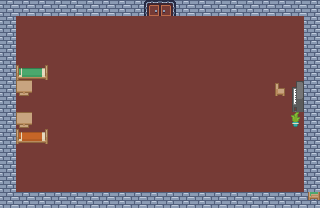

This is a level from a 2D game, rendered from its Tiled map with the project's own tilesets. A one-line summary and the complete map file follow:
An orthogonal 20x13 tile map with 16x16 px tiles, 3 tile layers (Base Layer, Walls, Decor), 1 hidden layer not drawn, 3 tilesets.

<map version="1.5" tiledversion="1.7.2" orientation="orthogonal" renderorder="right-down" width="20" height="13" tilewidth="16" tileheight="16" infinite="0" nextlayerid="6" nextobjectid="1">
 <tileset firstgid="1" source="BaseLayers.tsx" />
 <tileset firstgid="133" source="roguelikeIndoor_transparent.tsx" />
 <tileset firstgid="619" source="tiles_packed.tsx" />
 <layer id="1" name="Base Layer" width="20" height="13">
  <data encoding="csv">
1,1,1,1,1,1,1,1,1,1,1,1,1,1,1,1,1,1,1,1,
1,1,1,1,1,1,1,1,1,1,1,1,1,1,1,1,1,1,1,1,
1,1,1,1,1,1,1,1,1,1,1,1,1,1,1,1,1,1,1,1,
1,1,1,1,1,1,1,1,1,1,1,1,1,1,1,1,1,1,1,1,
1,1,1,1,1,1,1,1,1,1,1,1,1,1,1,1,1,1,1,1,
1,1,1,1,1,1,1,1,1,1,1,1,1,1,1,1,1,1,1,1,
1,1,1,1,1,1,1,1,1,1,1,1,1,1,1,1,1,1,1,1,
1,1,1,1,1,1,1,1,1,1,1,1,1,1,1,1,1,1,1,1,
1,1,1,1,1,1,1,1,1,1,1,1,1,1,1,1,1,1,1,1,
1,1,1,1,1,1,1,1,1,1,1,1,1,1,1,1,1,1,1,1,
1,1,1,1,1,1,1,1,1,1,1,1,1,1,1,1,1,1,1,1,
1,1,1,1,1,1,1,1,1,1,1,1,1,1,1,1,1,1,1,1,
1,1,1,1,1,1,1,1,1,1,1,1,1,1,1,1,1,1,1,1
</data>
 </layer>
 <layer id="5" name="Walls" width="20" height="13">
  <data encoding="csv">
41,41,41,41,41,41,41,41,41,47,48,41,41,41,41,41,41,41,41,41,
41,0,0,0,0,0,0,0,0,0,0,0,0,0,0,0,0,0,0,41,
41,0,0,0,0,0,0,0,0,0,0,0,0,0,0,0,0,0,0,41,
41,0,0,0,0,0,0,0,0,0,0,0,0,0,0,0,0,0,0,41,
41,0,0,0,0,0,0,0,0,0,0,0,0,0,0,0,0,0,0,41,
41,0,0,0,0,0,0,0,0,0,0,0,0,0,0,0,0,0,0,41,
41,0,0,0,0,0,0,0,0,0,0,0,0,0,0,0,0,0,0,41,
41,0,0,0,0,0,0,0,0,0,0,0,0,0,0,0,0,0,0,41,
41,0,0,0,0,0,0,0,0,0,0,0,0,0,0,0,0,0,0,41,
41,0,0,0,0,0,0,0,0,0,0,0,0,0,0,0,0,0,0,41,
41,0,0,0,0,0,0,0,0,0,0,0,0,0,0,0,0,0,0,41,
41,0,0,0,0,0,0,0,0,0,0,0,0,0,0,0,0,0,0,41,
41,41,41,41,41,41,41,41,41,41,41,41,41,41,41,41,41,41,41,41
</data>
 </layer>
 <layer id="3" name="Decor" width="20" height="13">
  <data encoding="csv">
0,0,0,0,0,0,0,0,0,0,0,0,0,0,0,0,0,0,0,0,
0,0,0,0,0,0,0,0,0,0,0,0,0,0,0,0,0,0,0,0,
0,0,0,0,0,0,0,0,0,0,0,0,0,0,0,0,0,0,0,0,
0,0,0,0,0,0,0,0,0,0,0,0,0,0,0,0,0,0,0,0,
0,223,195,0,0,0,0,0,0,0,0,0,0,0,0,0,0,0,0,0,
0,245,0,0,0,0,0,0,0,0,0,0,0,0,0,0,0,243,375,0,
0,0,0,0,0,0,0,0,0,0,0,0,0,0,0,0,0,0,402,0,
0,245,0,0,0,0,0,0,0,0,0,0,0,0,0,0,0,0,149,0,
0,169,141,0,0,0,0,0,0,0,0,0,0,0,0,0,0,0,0,0,
0,0,0,0,0,0,0,0,0,0,0,0,0,0,0,0,0,0,0,0,
0,0,0,0,0,0,0,0,0,0,0,0,0,0,0,0,0,0,0,0,
0,0,0,0,0,0,0,0,0,0,0,0,0,0,0,0,0,0,0,0,
0,0,0,0,0,0,0,0,0,0,0,0,0,0,0,0,0,0,0,618
</data>
 </layer>
 <layer id="4" name="OpenDoor" width="20" height="13" visible="0" opacity="0.97">
  <data encoding="csv">
0,0,0,0,0,0,0,0,0,23,24,0,0,0,0,0,0,0,0,0,
0,0,0,0,0,0,0,0,0,0,0,0,0,0,0,0,0,0,0,0,
0,0,0,0,0,0,0,0,0,0,0,0,0,0,0,0,0,0,0,0,
0,0,0,0,0,0,0,0,0,0,0,0,0,0,0,0,0,0,0,0,
0,0,0,0,0,0,0,0,0,0,0,0,0,0,0,0,0,0,0,0,
0,0,0,0,0,0,0,0,0,0,0,0,0,0,0,0,0,0,0,0,
0,0,0,0,0,0,0,0,0,0,0,0,0,0,0,0,0,0,0,0,
0,0,0,0,0,0,0,0,0,0,0,0,0,0,0,0,0,0,0,0,
0,0,0,0,0,0,0,0,0,0,0,0,0,0,0,0,0,0,0,0,
0,0,0,0,0,0,0,0,0,0,0,0,0,0,0,0,0,0,0,0,
0,0,0,0,0,0,0,0,0,0,0,0,0,0,0,0,0,0,0,0,
0,0,0,0,0,0,0,0,0,0,0,0,0,0,0,0,0,0,0,0,
0,0,0,0,0,0,0,0,0,0,0,0,0,0,0,0,0,0,0,0
</data>
 </layer>
</map>
